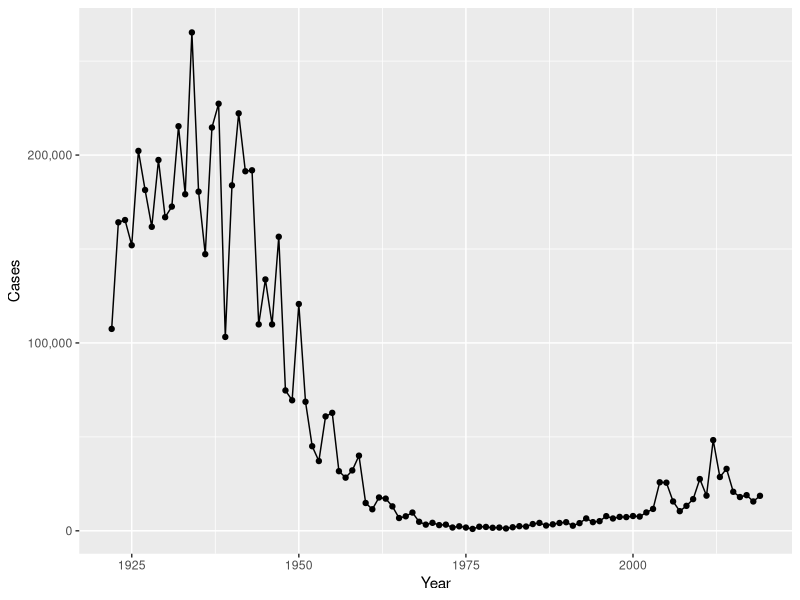
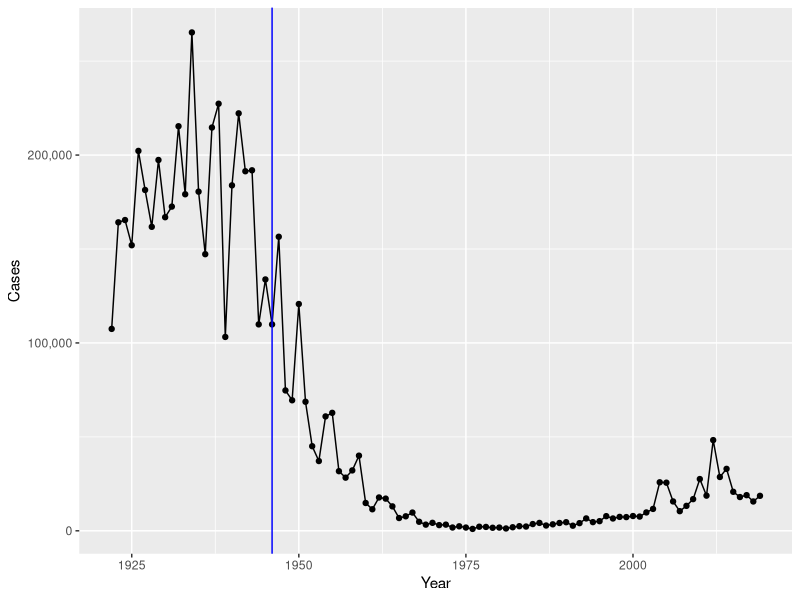
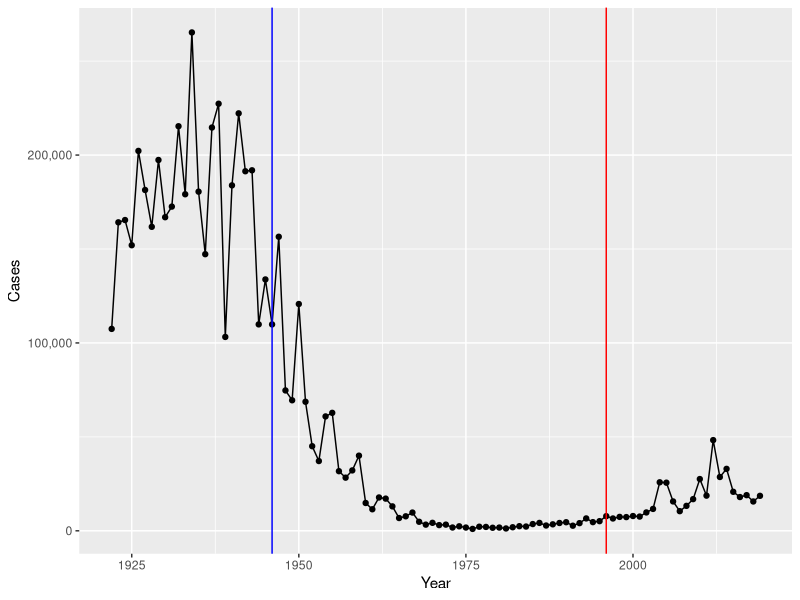

Here is the R script that generated these plots, in order: (Note: this script raises an error after producing the figures.)
## ---- chunk 1
cdc <- data.frame(
                                 Year = c(1922L,1923L,1924L,1925L,
                                          1926L,1927L,1928L,1929L,1930L,1931L,
                                          1932L,1933L,1934L,1935L,1936L,
                                          1937L,1938L,1939L,1940L,1941L,1942L,
                                          1943L,1944L,1945L,1946L,1947L,
                                          1948L,1949L,1950L,1951L,1952L,
                                          1953L,1954L,1955L,1956L,1957L,1958L,
                                          1959L,1960L,1961L,1962L,1963L,
                                          1964L,1965L,1966L,1967L,1968L,1969L,
                                          1970L,1971L,1972L,1973L,1974L,
                                          1975L,1976L,1977L,1978L,1979L,1980L,
                                          1981L,1982L,1983L,1984L,1985L,
                                          1986L,1987L,1988L,1989L,1990L,
                                          1991L,1992L,1993L,1994L,1995L,1996L,
                                          1997L,1998L,1999L,2000L,2001L,
                                          2002L,2003L,2004L,2005L,2006L,2007L,
                                          2008L,2009L,2010L,2011L,2012L,
                                          2013L,2014L,2015L,2016L,2017L,2018L,
                                          2019L),
         Cases = c(107473,164191,165418,152003,
                                          202210,181411,161799,197371,
                                          166914,172559,215343,179135,265269,
                                          180518,147237,214652,227319,103188,
                                          183866,222202,191383,191890,109873,
                                          133792,109860,156517,74715,69479,
                                          120718,68687,45030,37129,60886,
                                          62786,31732,28295,32148,40005,
                                          14809,11468,17749,17135,13005,6799,
                                          7717,9718,4810,3285,4249,3036,
                                          3287,1759,2402,1738,1010,2177,2063,
                                          1623,1730,1248,1895,2463,2276,
                                          3589,4195,2823,3450,4157,4570,
                                          2719,4083,6586,4617,5137,7796,6564,
                                          7405,7298,7867,7580,9771,11647,
                                          25827,25616,15632,10454,13278,
                                          16858,27550,18719,48277,28639,32971,
                                          20762,17972,18975,15609,18617)
       )
## ---- chunk 2
library(ggplot2)
## ---- chunk 3
base <- ggplot(cdc) +
  aes(Year, Cases) +
  geom_point() +
  geom_line() +
  scale_y_continuous(labels = scales::label_comma())

base
## ---- chunk 4
base + geom_vline(xintercept = 1946, col = "blue")
## ---- chunk 5
base + geom_vline(xintercept = 1946, col = "blue") + geom_vline(xintercept = 1996, col = "red" )
## ---- chunk 6
library(jsonlite)
## ---- chunk 7
subject <- read_json("http://cmi-pb.org/api/subject", simplifyVector = TRUE)

head(subject)

dim(subject)
## ---- chunk 8
table(subject$infancy_vac)
## ---- chunk 9
table(subject$race, subject$biological_sex)
## ---- chunk 10
specimen <- read_json("http://cmi-pb.org/api/specimen", simplifyVector = TRUE)

head(specimen)

dim(specimen)
## ---- chunk 11
library(dplyr)

meta <- inner_join(specimen, subject)

dim(meta)

head(meta)
## ---- chunk 12
titer <- read_json("http://cmi-pb.org/api/ab_titer", simplifyVector = TRUE)

dim(titer)

head(titer)
## ---- chunk 13
table(titer$isotype)
## ---- chunk 14
abdata <- inner_join(titer, meta)

dim(abdata)

head(abdata)
## ---- chunk 15
table(abdata$visit)
## ---- chunk 16
ig1 <- filter(abdata, isotype == "IgG1", visit!= 8)

dim(ig1)

head(ig1)

## ---- chunk 17
table(abdata$antigen)
## ---- chunk 18
plot <- ggplot(ig1) +
  aes(MFI, antigen) +
  geom_boxplot()


plot
## ---- chunk 19
visit_plot <- plot + facet_wrap(vars(visit), nrow=2)

visit_plot
## ---- chunk 20
visit_plot + aes(MFI, antigen, col = infancy_vac)
## ---- chunk 21
ggplot(ig1) +
  aes(MFI, antigen, col=infancy_vac ) +
  geom_boxplot(show.legend = FALSE) + 
  facet_wrap(vars(infancy_vac, visit), nrow=2)+
  theme(axis.text.x = element_text(angle = 45, hjust=1))

## ---- chunk 22
fim23 <- filter(ig1, antigen == "FIM2/3")

ggplot(fim23) +
  aes(MFI, col = infancy_vac) +
  geom_boxplot() +
  facet_wrap(vars(visit))
## ---- chunk 23
pt <- filter(ig1, antigen == "PT")

ggplot(pt) +
  aes(MFI, col = infancy_vac) +
  geom_boxplot() +
  facet_wrap(vars(visit))
## ---- chunk 24
url <- "https://www.cmi-pb.org/api/v2/rnaseq?versioned_ensembl_gene_id=eq.ENSG00000211896.7"

rna <- read_json(url, simplifyVector = TRUE)
## ---- chunk 25
ssrna <- inner_join(rna, meta)

dim(ssrna)

head(ssrna)
## ---- chunk 26
ggplot(ssrna) +
  aes(visit, tpm, group= subject_id) +
  geom_point() +
  geom_line(alpha = 0.2)
